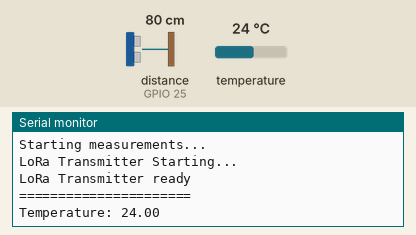
Simulated run of this sketch. Board: ESP32. Parts: the last lines printed to the serial monitor. Wiring (inferred from the names in the program): ultrasonic range finder: trigger GPIO 33; echo GPIO 25. The inputs (shaded band) are chosen by the test bench; at power-on: distance to the obstacle (sensor on GPIO 25) 80 cm, temperature 24 °C. The echo pulse lasts 58.3 µs per cm; no radio packets arrive unless stated.

Above: at 2.2 s.
2.3 s: distance to the obstacle (sensor on GPIO 25) set to 18 cm
At 3.8 s:
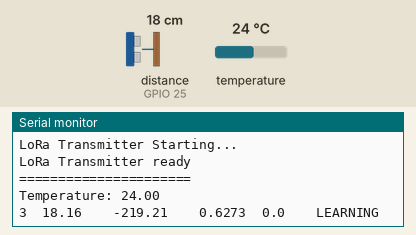
6.0 s: temperature set to 12 °C
At 19.2 s:
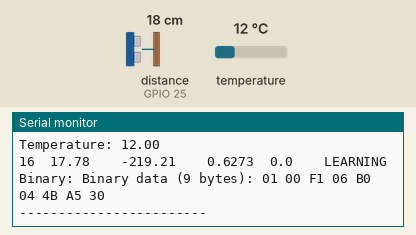
19.7 s: distance to the obstacle (sensor on GPIO 25) set to 2 cm
At 32.35 s:
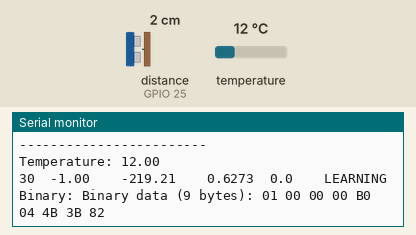
33.7 s: temperature set to 19 °C
At 46.36 s:
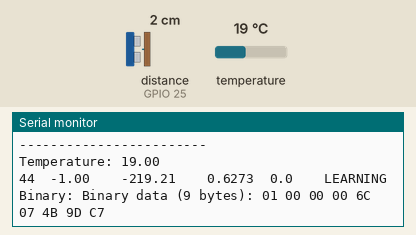
47.7 s: distance to the obstacle (sensor on GPIO 25) set to 35 cm
At 60.01 s:
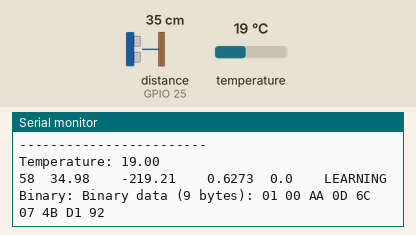
61.3 s: temperature set to 28 °C
At 73.67 s:
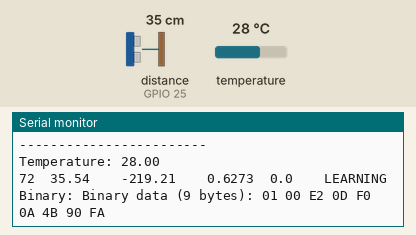
Timing chart, 0 to 75.2 s (numbered marks = the images above; inputs shaded):
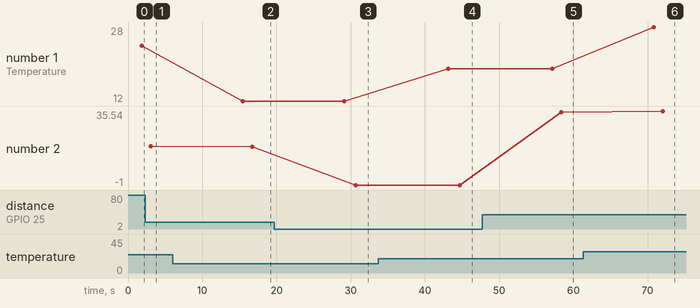

Measured:
- after the input at 2.3 s, the serial monitor: prints a new line after 0.76 s (image 1)
- after the input at 6.0 s, the serial monitor: prints a new line after 9.5 s (image 2)
- after the input at 19.7 s, the serial monitor: prints a new line after 11.0 s (image 3)
- after the input at 33.7 s, the serial monitor: prints a new line after 9.4 s (image 4)
- after the input at 47.7 s, the serial monitor: prints a new line after 10.7 s (image 5)
- after the input at 61.3 s, the serial monitor: prints a new line after 9.5 s (image 6)
- plotted number 1: 24 → 12 after the input at 6.0 s, 12 → 19 after the input at 33.7 s, 19 → 28 after the input at 61.3 s
- plotted number 2: 18.16 → 17.78 after the input at 6.0 s, 17.78 → -1 after the input at 19.7 s, -1 → 34.98 after the input at 47.7 s, 34.98 → 35.54 after the input at 61.3 s

The sketch:

main.ino
```cpp
#include "config.h"

String unitID = "001"; // Unique identifier for this unit

void setup() {
  Serial.begin(115200);
  delay(1000);

  Serial.println("Disabling WiFi and Bluetooth...");

  // Disable WiFi
  disableWiFi();

  // Disable Bluetooth
  disableBluetooth();

  Serial.println("Both WiFi and Bluetooth are now disabled");
  Serial.println("Power consumption should be significantly reduced");
  setupSensors();
  setTemperatureSensor();
  // Initialize LoRa
  setLoRa();
}

void loop() {

  float temperature = readTemperature(); //get Temperature from sensor
  int percentage = 75; //getBatteryPercentage();
  // Your main application code here
  // Power consumption is now minimized with radios disabled
  float rawDistance = getMedianDistance(12, temperature); // Pass temperature for accurate measurements
  //float kalmanDistance = distanceFilter.updateDistance(rawDistance);
  // Print detailed results
    Serial.print(millis()/1000);
    Serial.print("\t");
    Serial.print(rawDistance, 2);
    //Serial.print("\t");
    //Serial.print(kalmanDistance, 2);
    Serial.print("\t\t");
    Serial.print(distanceFilter.getInnovation(), 2);
    Serial.print("\t\t");
    Serial.print(distanceFilter.getKalmanGain(), 4);
    Serial.print("\t");
    Serial.print(distanceFilter.getConfidence(), 1);
    Serial.print("\t\t");

    if (distanceFilter.isStable()) {
        Serial.println("STABLE");
    } else {
        Serial.println("LEARNING");
    }

    delay(1500);


  // OPTION 2: Send as binary with CRC (new method)
  uint8_t binaryData[BINARY_PACKET_SIZE];
  if (packSensorData(unitID, rawDistance, temperature, percentage, binaryData)) {
    Serial.print("Binary: ");
    printBinaryData(binaryData, BINARY_PACKET_SIZE);

    // Send binary data over LoRa
    LoRa.beginPacket();
    LoRa.write(binaryData, BINARY_PACKET_SIZE); // Use write() for binary data
    LoRa.endPacket();

    //Serial.print("Data compression: ");
    //Serial.print(((float)(jsonMessage.length() - BINARY_PACKET_SIZE) / jsonMessage.length()) * 100, 1);
    //Serial.println("% reduction");
  } else {
    Serial.println("Error: Failed to pack binary data");
  }

  // Wait for packet to be sent completely
  delay(100);

  Serial.println("------------------------");

  delay(10000); // Send every 10 seconds
}
```

BinaryProtocol.cpp
```cpp
#include "BinaryProtocol.h"

// CRC-16 CCITT polynomial: 0x1021
uint16_t calculateCRC16(uint8_t* data, uint8_t length) {
  uint16_t crc = 0xFFFF;

  for (uint8_t i = 0; i < length; i++) {
    crc ^= ((uint16_t)data[i] << 8);
    for (uint8_t j = 0; j < 8; j++) {
      if (crc & 0x8000) {
        crc = (crc << 1) ^ 0x1021;
      } else {
        crc = crc << 1;
      }
    }
  }
  return crc;
}

// Pack sensor data into binary format
bool packSensorData(String deviceId, float distance, float temperature, int batteryPercentage, uint8_t* buffer) {
  if (!buffer) return false;

  SensorData* packet = (SensorData*)buffer;

  // Convert and pack data
  packet->deviceId = deviceId.toInt();

  // Distance: clamp negative values to 0, since distance can't be negative
  float clampedDistance = (distance < 0) ? 0.0 : distance;
  packet->distance = (uint16_t)(clampedDistance * 100);  // Convert to fixed-point (unsigned)

  packet->temperature = (int16_t)(temperature * 100); // Convert to fixed-point (signed)
  packet->batteryLevel = (uint8_t)batteryPercentage;

  // Calculate CRC for all data except CRC field
  packet->crc = calculateCRC16(buffer, sizeof(SensorData) - 2);

  return true;
}

// Unpack binary data and verify CRC
bool unpackSensorData(uint8_t* buffer, uint16_t& deviceId, float& distance, float& temperature, uint8_t& batteryPercentage) {
  if (!buffer) return false;

  SensorData* packet = (SensorData*)buffer;

  // Verify CRC
  uint16_t calculatedCRC = calculateCRC16(buffer, sizeof(SensorData) - 2);
  if (packet->crc != calculatedCRC) {
    Serial.printf("CRC Error! Expected: 0x%04X, Got: 0x%04X\n", calculatedCRC, packet->crc);
    return false;
  }

  // Unpack data
  deviceId = packet->deviceId;
  distance = (float)packet->distance / 100.0;          // Convert from unsigned fixed-point
  temperature = (float)packet->temperature / 100.0;    // Convert from signed fixed-point
  batteryPercentage = packet->batteryLevel;

  return true;
}

// Print binary data in hex format for debugging
void printBinaryData(uint8_t* data, size_t length) {
  Serial.print("Binary data (");
  Serial.print(length);
  Serial.print(" bytes): ");
  for (size_t i = 0; i < length; i++) {
    if (data[i] < 0x10) Serial.print("0");
    Serial.print(data[i], HEX);
    Serial.print(" ");
  }
  Serial.println();
}

// Convert binary data back to JSON format (for compatibility)
String binaryToJSON(uint16_t deviceId, float distance, float temperature, uint8_t batteryPercentage) {
  String json = "{";
  json += "\"i\":\"" + String(deviceId, DEC) + "\",";
  json += "\"d\":" + String(distance, 2) + ",";
  json += "\"t\":" + String(temperature, 2) + ",";
  json += "\"b\":" + String(batteryPercentage);
  json += "}";
  return json;
}
```

BinaryProtocol.h
```cpp
#ifndef BINARY_PROTOCOL_H
#define BINARY_PROTOCOL_H

#include <Arduino.h>

// Data packet structure
struct SensorData {
  uint16_t deviceId;      // Device ID (2 bytes)
  uint16_t distance;      // Distance * 100 (2 bytes, 2 decimal places, unsigned 0-655.35cm)
  int16_t temperature;    // Temperature * 100 (2 bytes, 2 decimal places, signed)
  uint8_t batteryLevel;   // Battery percentage (1 byte)
  uint16_t crc;          // CRC-16 checksum (2 bytes)
} __attribute__((packed)); // Total: 9 bytes

// Function declarations
uint16_t calculateCRC16(uint8_t* data, uint8_t length);
bool packSensorData(String deviceId, float distance, float temperature, int batteryPercentage, uint8_t* buffer);
bool unpackSensorData(uint8_t* buffer, uint16_t& deviceId, float& distance, float& temperature, uint8_t& batteryPercentage);
void printBinaryData(uint8_t* data, size_t length);
String binaryToJSON(uint16_t deviceId, float distance, float temperature, uint8_t batteryPercentage);

#define BINARY_PACKET_SIZE sizeof(SensorData)

#endif
```

ImprovedDistanceKalman.h
```cpp
#ifndef IMPROVED_DISTANCE_KALMAN_H
#define IMPROVED_DISTANCE_KALMAN_H

#include <Arduino.h>

// JSN-SR04T constants - DISTANCE ONLY
const float MIN_DISTANCE = 30.0; // JSN-SR04T minimum distance (30cm)
const float MAX_DISTANCE = 570.0; // JSN-SR04T maximum distance (5.7m)

class ImprovedDistanceKalman {
private:
    float Q, R, P, K, X;
    float lastGoodMeasurement;
    unsigned long lastUpdateTime;
    int consecutiveInvalidReadings;
    float innovation; // Innovation (measurement residual)
    int measurementCount;

public:
    ImprovedDistanceKalman() {
        // TUNED parameters for JSN-SR04T
        Q = 0.05;  // Lower process noise - distances change slowly
        R = 1.5;   // Lower measurement noise - JSN-SR04T is quite accurate
        P = 5.0;   // Lower initial uncertainty
        X = 300.0; // Better initial estimate (3m)
        lastGoodMeasurement = X;
        lastUpdateTime = millis();
        consecutiveInvalidReadings = 0;
        innovation = 0.0;
        measurementCount = 0;
    }

    float updateDistance(float rawDistance) {
        // Enhanced validation with trend checking
        bool isValidDistance = (rawDistance >= MIN_DISTANCE && rawDistance <= MAX_DISTANCE);

        // Check for reasonable change rate (max 50cm change per second)
        unsigned long currentTime = millis();
        float timeDiff = (currentTime - lastUpdateTime) / 1000.0; // seconds
        float maxChange = 50.0 * timeDiff; // 50cm/s max change

        bool isReasonableChange = true;
        if (measurementCount > 0) {
            float changeMagnitude = abs(rawDistance - lastGoodMeasurement);
            isReasonableChange = (changeMagnitude <= maxChange || timeDiff > 5.0);
        }

        if (isValidDistance && isReasonableChange) {
            // Calculate innovation
            innovation = rawDistance - X;

            // Adaptive noise based on innovation
            if (abs(innovation) > 20.0) {
                // Large innovation - increase measurement noise temporarily
                R = 3.0;
            } else if (abs(innovation) < 5.0) {
                // Small innovation - trust measurement more
                R = 1.0;
            } else {
                R = 1.5; // Default
            }

            // Kalman filter equations
            P = P + Q;
            K = P / (P + R);
            X = X + K * innovation;
            P = (1 - K) * P;

            lastGoodMeasurement = X;
            lastUpdateTime = currentTime;
            consecutiveInvalidReadings = 0;
            measurementCount++;
            return X;
        } else {
            // Invalid measurement
            consecutiveInvalidReadings++;

            Serial.print("REJECTED: Distance=");
            Serial.print(rawDistance);
            Serial.print(", Valid=");
            Serial.print(isValidDistance);
            Serial.print(", Reasonable=");
            Serial.println(isReasonableChange);

            // If too many consecutive invalid readings, reset filter
            if (consecutiveInvalidReadings > 15) {
                resetFilter();
                consecutiveInvalidReadings = 0;
            }

            return -1;
        }
    }

    void resetFilter() {
        P = 5.0;
        Q = 0.05;
        R = 1.5;
        X = 300.0; // Reset to 3m distance
        lastGoodMeasurement = X;
        measurementCount = 0;
        Serial.println("FILTER RESET!");
    }

    float getCurrentDistance() { return X; }
    float getKalmanGain() { return K; }
    float getInnovation() { return innovation; }
    bool isStable() { return (K < 0.02 && measurementCount > 10); } // More strict
    int getInvalidCount() { return consecutiveInvalidReadings; }
    int getMeasurementCount() { return measurementCount; }

    // Get filter confidence (0-100%)
    float getConfidence() {
        if (measurementCount < 5) return 0.0;
        float confidence = 100.0 * (1.0 - K);
        return min(confidence, 100.0f);
    }
};

#endif // IMPROVED_DISTANCE_KALMAN_H
```

LoRaTransmitter.ino
```cpp
#include "config.h"


void setLoRa() {
    Serial.println("LoRa Transmitter Starting...");

    LoRa.setPins(SS_PIN, RST_PIN, DIO0_PIN);

    if (!LoRa.begin(433E6)) {  // Set frequency to 433 MHz
        Serial.println("Starting LoRa failed!");
        while (1);
    }

    // Configure LoRa parameters for better reliability
    LoRa.setTxPower(20);        // Set TX power to 20dBm
    LoRa.setSpreadingFactor(7); // Set spreading factor (6-12)
    LoRa.setSignalBandwidth(125E3); // Set bandwidth
    LoRa.setCodingRate4(5);     // Set coding rate
    LoRa.enableCrc();           // Enable CRC checking

    Serial.println("LoRa Transmitter ready");
    Serial.println("======================");
}

void sendLoRaMessage(const String& Topic,const String& message) {
    String fullMessage = "Unit " + String(UNIT_ID) + ": " + " Topic: " + Topic + " Message: " + message;

    Serial.print("Sending LoRa message: ");
    Serial.println(fullMessage);

    LoRa.beginPacket();
    LoRa.print(fullMessage);
    LoRa.endPacket();

    Serial.println("Message sent successfully");
}
```

Temperature.ino
```cpp
#include "config.h"

OneWire oneWire(tempPin);
DallasTemperature sensors(&oneWire);


void setTemperatureSensor() {
  sensors.begin();
}

float readTemperature() {
  sensors.requestTemperatures();
  float temperature = sensors.getTempCByIndex(0);
  Serial.print("Temperature: ");
  Serial.println(temperature);
  return temperature;
}
```

createJSON.ino
```cpp
#include "config.h"


// Memory-efficient JSON with rounded integers
String createRoundedJSON(String sensorId, float distance, float temperature,int percentage) {
  // Round distance to nearest cm and temperature to nearest degree
  int roundedDistance = (int)round(distance);
  //int roundedTemperature = (int)round(temperature);

  String json = "{\"i\":\""; //id of a sensor unit
  json += sensorId;
  json += "\",\"d\":";   // distence to water lavel from sensor
  json += String(roundedDistance);
  json += ",\"t\":";  // te,perature
  json += String(temperature);
  json += ",\"b\":";   // battry presentage
  json += String(percentage);
  json += "}";
  return json;
}
```

ultraSonicSensor.ino
```cpp
#include "config.h"


// Enhanced JSN-SR04T measurement function with temperature compensation
float getJSNDistance(float temp) {
    // Calculate temperature-compensated speed of sound
    // Speed of sound = 331.3 + (0.606 * temperature) m/s
    float speedOfSound = (331.3 + (0.606 * temp)) / 10000.0; // Convert to cm/μs

    // Debug: Print speed of sound (optional - can remove in production)
    static bool firstCall = true;
    if (firstCall) {
        Serial.printf("Temperature: %.1f°C, Speed of sound: %.4f cm/μs\n", temp, speedOfSound);
        firstCall = false;
    }

    // Multiple pulse attempt for better reliability
    for (int attempt = 0; attempt < 3; attempt++) {
        digitalWrite(trigPin, LOW);
        delayMicroseconds(5);
        digitalWrite(trigPin, HIGH);
        delayMicroseconds(20);
        digitalWrite(trigPin, LOW);

        unsigned long duration = pulseIn(echoPin, HIGH, 50000);

        if (duration > 0) {
            float distance = (duration * speedOfSound) / 2.0; // Temperature compensated
            // Quick sanity check
            if (distance >= 10.0 && distance <= 600.0) {
                return distance;
            }
        }

        delay(10); // Small delay before retry
    }

    return -1; // All attempts failed
}

// Enhanced median filter with outlier rejection
float getMedianDistance(int samples ,float temp) { // Reduced samples for faster response
    float readings[samples];
    int validReadings = 0;

    for (int i = 0; i < samples; i++) {
        float distance = getJSNDistance(temp);

        if (distance > 0) {
            readings[validReadings] = distance;
            validReadings++;
        }

        delay(100); // Reduced delay
    }

    if (validReadings == 0) {
        return -1;
    }

    // Sort readings
    for (int i = 0; i < validReadings - 1; i++) {
        for (int j = 0; j < validReadings - i - 1; j++) {
            if (readings[j] > readings[j + 1]) {
                float temp = readings[j];
                readings[j] = readings[j + 1];
                readings[j + 1] = temp;
            }
        }
    }

    // Return median
    return readings[validReadings / 2];
}

void setupSensors() {
    pinMode(trigPin, OUTPUT);
    pinMode(echoPin, INPUT);

    Serial.println("JSN-SR04T Sensor Initialized");

    // Use default temperature for initial test (25°C)
    float defaultTemp = 25.0;
    float testDist = getJSNDistance(defaultTemp);
    if (testDist > 0) {
        Serial.print("Sensor OK - Initial reading: ");
        Serial.print(testDist);
        Serial.println(" cm");

        // Initialize filter with first reading
        distanceFilter.updateDistance(testDist);
    } else {
        Serial.println("Warning: No response from sensor!");
    }
    Serial.println("Starting measurements...");
}
```

wifiBluetooth.ino
```cpp
#include "config.h"

void disableWiFi() {
  Serial.print("Disabling WiFi... ");

  // Stop WiFi using Arduino wrapper
  WiFi.mode(WIFI_OFF);

  // Deinitialize WiFi and free resources
  esp_err_t ret = esp_wifi_deinit();

  if (ret == ESP_OK) {
    Serial.println("WiFi disabled successfully");
  } else {
    Serial.printf("WiFi disable failed: %s\n", esp_err_to_name(ret));
  }
}

void disableBluetooth() {
  Serial.print("Disabling Bluetooth... ");

  // Disable Bluetooth controller
  esp_err_t ret = esp_bt_controller_disable();
  if (ret != ESP_OK) {
    Serial.printf("Bluetooth disable failed: %s\n", esp_err_to_name(ret));
    return;
  }

  // Deinitialize Bluetooth and free resources
  ret = esp_bt_controller_deinit();
  if (ret == ESP_OK) {
    Serial.println("Bluetooth disabled successfully");
  } else {
    Serial.printf("Bluetooth deinit failed: %s\n", esp_err_to_name(ret));
  }
}
```

config.h
```cpp
#ifndef CONFIG_H
#define CONFIG_H


#include "WiFi.h"
#include "esp_wifi.h"
#include "esp_bt.h"
#include <SPI.h>
#include <LoRa.h>
#include <OneWire.h>
#include <DallasTemperature.h>
#include "ImprovedDistanceKalman.h"
#include "BinaryProtocol.h"


void disableWiFi();
void disableBluetooth();
void setLoRa();
void sendLoRaMessage(const String& Topic,const String& message);


float getJSNDistance(float temp);
float getMedianDistance(int samples ,float temp);
void setupSensors();


//setup and get Tempdata
void setTemperatureSensor();
float readTemperature();


String createRoundedJSON(String sensorId, float distance, float temperature,int percentage);

// LoRa configuration
#define SS_PIN    5   // LoRa radio chip select
#define RST_PIN   14  // LoRa radio reset
#define DIO0_PIN  2   // LoRa radio DIO0
#define UNIT_ID   1   // Unit identifier


// Temperature sensor pin
#define tempPin 4

// JSN-SR04T sensor pins
#define echoPin 25
#define trigPin 33


ImprovedDistanceKalman distanceFilter;


#endif
```
